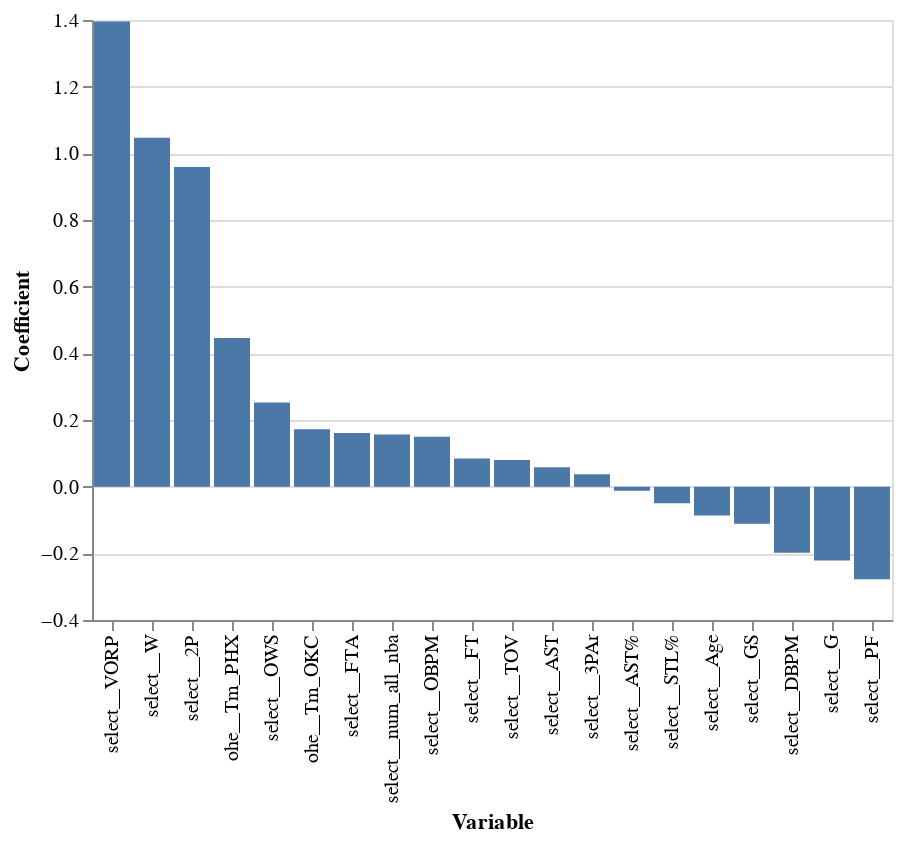

The notebook cell this image was saved under:
### Markdown cell above
Looking at their values we have:

### Code cell
alt.Chart(coef_g_nz).mark_bar().encode(
    y=alt.Y('coef',title='Coefficient'),
    x=alt.X('var',title='Variable', sort = '-y'))

### Figure 1 — Vega-Lite specification as saved in the notebook (floating-point values rounded to 4 significant figures)
{"config": {"view": {"continuousWidth": 400, "continuousHeight": 300}}, "data": {"name": "data-54c6ce4c540f28d6c26a32d3d4a156ff"}, "mark": "bar", "encoding": {"x": {"field": "var", "sort": "-y", "title": "Variable", "type": "nominal"}, "y": {"field": "coef", "title": "Coefficient", "type": "quantitative"}}, "$schema": "https://vega.github.io/schema/vega-lite/v4.17.0.json", "datasets": {"data-54c6ce4c540f28d6c26a32d3d4a156ff": [{"coef": -0.08636, "var": "select__Age"}, {"coef": -0.2218, "var": "select__G"}, {"coef": -0.111, "var": "select__GS"}, {"coef": 0.9589, "var": "select__2P"}, {"coef": 0.08421, "var": "select__FT"}, {"coef": 0.161, "var": "select__FTA"}, {"coef": 0.0584, "var": "select__AST"}, {"coef": 0.08004, "var": "select__TOV"}, {"coef": -0.2778, "var": "select__PF"}, {"coef": 0.03691, "var": "select__3PAr"}, {"coef": -0.01212, "var": "select__AST%"}, {"coef": -0.05011, "var": "select__STL%"}, {"coef": 0.2525, "var": "select__OWS"}, {"coef": 0.15, "var": "select__OBPM"}, {"coef": -0.1984, "var": "select__DBPM"}, {"coef": 1.395, "var": "select__VORP"}, {"coef": 1.047, "var": "select__W"}, {"coef": 0.1566, "var": "select__num_all_nba"}, {"coef": 0.1723, "var": "ohe__Tm_OKC"}, {"coef": 0.4458, "var": "ohe__Tm_PHX"}]}}
